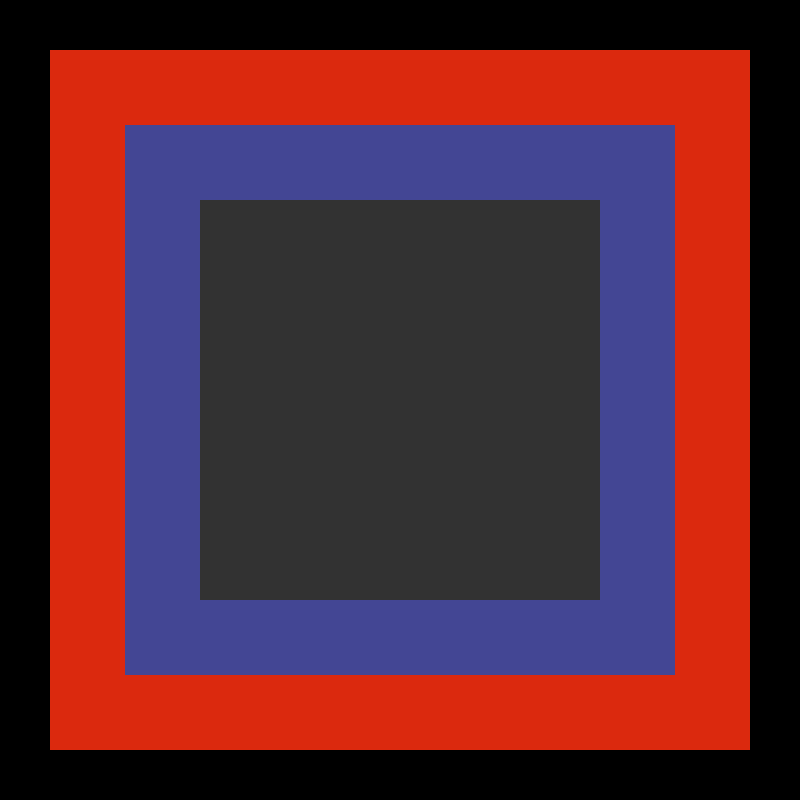
Frame 1 (no input)
Frame 60 (the mouse pressed at the canvas centre just before this capture): identical to frame 1, image omitted
Frame 120 (the mouse held since frame 60 and released just before this capture): identical to frame 1, image omitted

The Processing sketch that drew this single still picture (run headless with seeded random() and noise(); from frame 60 on, the mouse is pressed at the canvas centre):

// Processing sketch: Contingency11sketch_240522e
// ── Contingency11sketch_240522e.pde
//https://www.wikiart.org/en/aurelie-nemours/tournoi-1996
//Le pierre au rouge
//Aurelie Nemours
//Date: 1960

void setup(){
  size(800,800);
  strokeCap(PROJECT);
  rectMode(CENTER);
}

void draw(){
  noStroke();
  background(0);
fill(219,41,14);
square(400,400,700);
fill(67,70,148);
square(400,400,550);
fill(50);
square(400,400,400);

}
